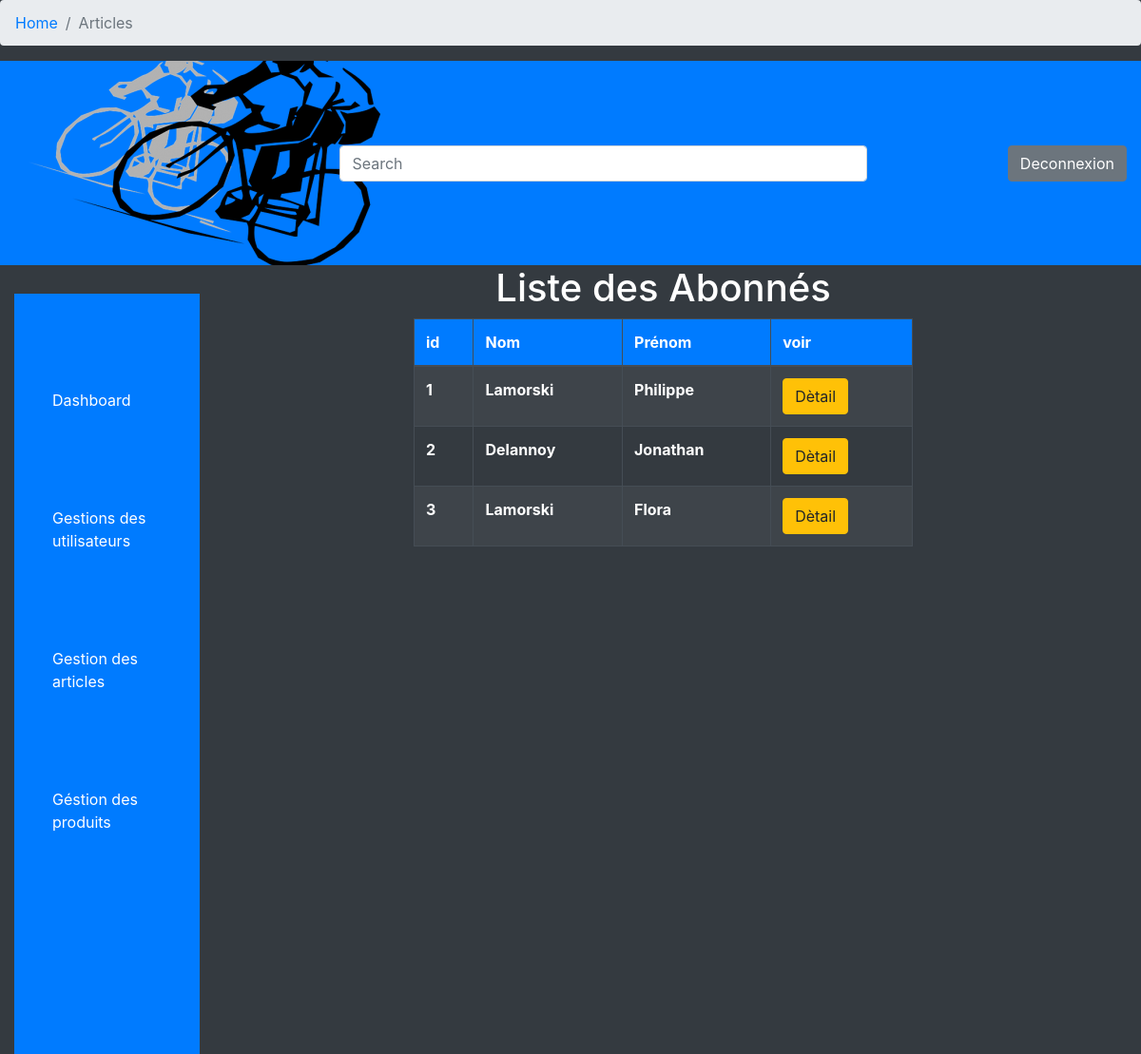
Screenshot of /admin/content/gestionUsers.php with the database file from the repository.
### tables this page shows
CREATE TABLE IF NOT EXISTS `users` (
  `id` int(11) NOT NULL AUTO_INCREMENT,
  `name` varchar(255) NOT NULL,
  `surname` varchar(255) NOT NULL,
  `mail` varchar(255) NOT NULL,
  `password` varchar(255) NOT NULL,
  `role`varchar(255) NOT NULL DEFAULT 'user',
  `idAddress` int(11) NOT NULL,
  `idAddressCommandes` int(11) DEFAULT NULL,
  `creationDate` datetime DEFAULT NOW(),
  `updateDate` datetime DEFAULT NOW(),
  `deleteDate` datetime DEFAULT NULL,
  `active` tinyint(1) DEFAULT 1,
  PRIMARY KEY (`id`),
  FOREIGN KEY (`idAddress`) REFERENCES addresses (`id`),
  FOREIGN KEY (`idAddressCommandes`) REFERENCES addressCommandes (`id`)
);

### admin/content/gestionUsers.php (the view, shortened to what this page needs)
<?php
require_once '../includes/header.php';
$reponse = $bdd->query('SELECT * FROM users ');
$results = $reponse->fetchAll(); ?>
<div class="container-fluid d-lg-flex">
    <div class="nav d-none d-lg-block col-lg-2 bg-primary ">
        <ul>
            <li><a class="text-white align-center" href="dashboard.php">Dashboard</a></li>
            <li><a class="text-white align-center" href="gestionUsers.php">Gestions des utilisateurs</a></li>
            <li><a class="text-white align-center" href="articlesManagement.php">Gestion des articles</a></li>
            <li><a class="text-white align-center" href="gestionProduit.php">Géstion des produits</a></li>
        </ul>
    </div>
    <div class="d-lg-flex  offset-lg-2  col-12  col-lg-6  formArticles pt-60">
        <div class="container">
            <h1 class="text-center text-white">Liste des Abonnés</h1>
            <table id="listArticles" class="table table-striped table-bordered table-dark">
                <thead>
                    <tr class="bg-primary">
                        <th>id</th>
                        <th>Nom</th>
                        <th>Prénom</th>
                        <th>voir</th>
                    </tr>
                </thead>
                <tbody>
                    <?php
foreach($results as $elements){
    ?>
                    <tr class="">
                        <td class="font-weight-bolder">
                            <?=$elements['id']?>
                        </td>
                        <td class="font-weight-bolder">
                            <?=$elements['name']?>
                        </td>
                        <td class="font-weight-bolder">
                            <?=$elements['surname']?>
                        </td>
                        <td>
                            <a type="submit" href="infosUsers.php?id=<?= $elements['id'] ?>"
                                class="btn btn-warning updateArticle">Dètail
                            </a></td>
                    </tr>
                    <?php
}
?>
                </tbody>
        </div>
    </div>
</div>
<?php
require_once '../includes/footer.php';
?>

### admin/css/app.css (style rules this page uses)
.nav { height: 800px; margin-top: 30px; }
ul li { margin-top: 100px; list-style-type: none; }
@media (min-width: 992px) { td { overflow: auto; } }

### rows the page displays
users: id "1", name "Lamorski", surname "Philippe"
users: id "2", name "Delannoy", surname "Jonathan"
users: id "3", name "Lamorski", surname "Flora"
